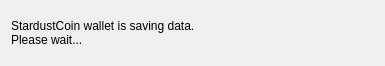
<?xml version="1.0" encoding="UTF-8"?>
<ui version="4.0">
 <class>ExitWidget</class>
 <widget class="QWidget" name="ExitWidget">
  <property name="geometry">
   <rect>
    <x>0</x>
    <y>0</y>
    <width>385</width>
    <height>66</height>
   </rect>
  </property>
  <property name="windowTitle">
   <string>Saving data</string>
  </property>
  <layout class="QVBoxLayout" name="verticalLayout">
   <item>
    <widget class="QLabel" name="label">
     <property name="text">
      <string>StardustCoin wallet is saving data.
Please wait...</string>
     </property>
    </widget>
   </item>
  </layout>
 </widget>
 <resources/>
 <connections/>
</ui>
